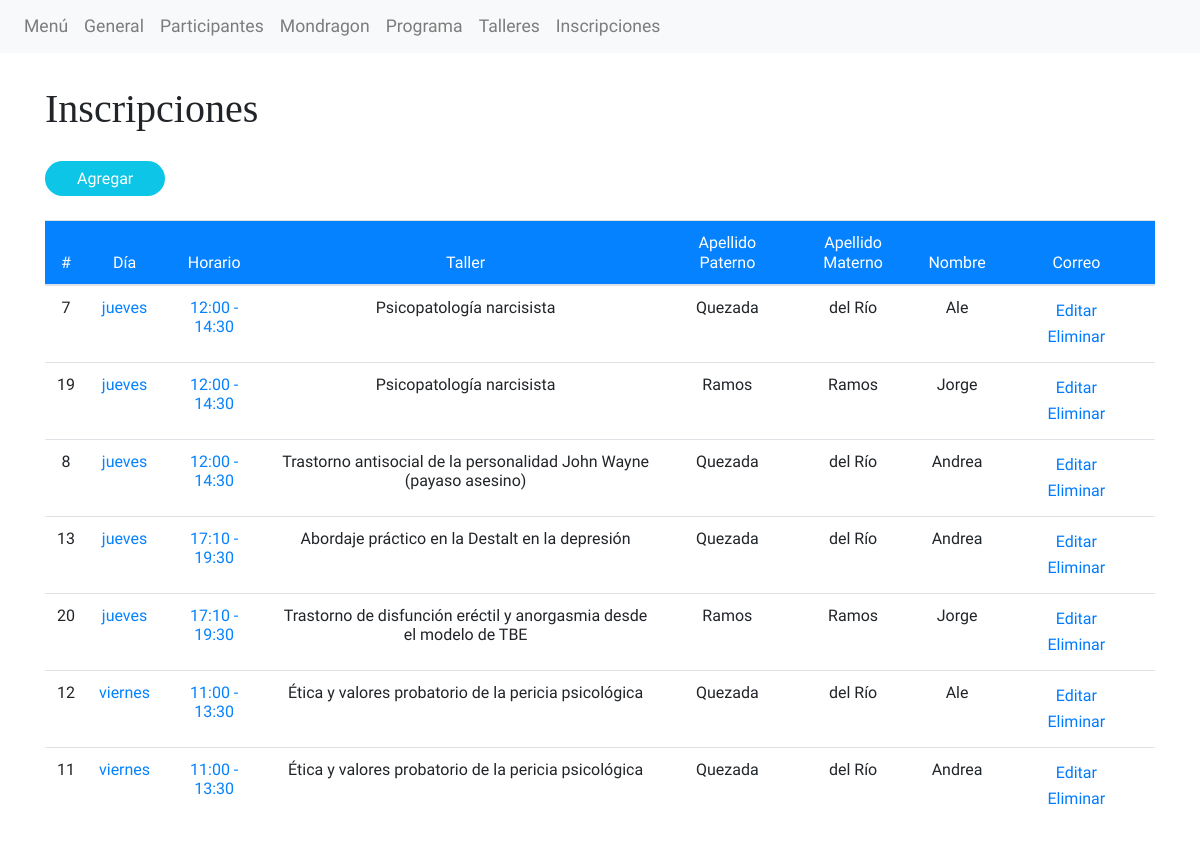
/manage/inscripciones, run on the app's committed database.
### blog/models.py (models this page shows)
class Inscripcion(models.Model):
	idTaller = models.ForeignKey(Taller, null=True, blank=True, on_delete=models.CASCADE)
	taller = models.CharField(max_length=200)
	dia = models.CharField(max_length=50)
	horario = models.CharField(max_length=50)
	idParticipante = models.ForeignKey(Participante, null=True, blank=True, on_delete=models.CASCADE)
	nombre = models.CharField(max_length=100)
	apellidoPaterno = models.CharField(max_length=100)
	apellidoMaterno = models.CharField(max_length=100)

### blog/views.py (the view)
# urls.py: path('manage/inscripciones', views.ViewInscripciones.as_view(), name="administradorInscripciones"),
class ViewInscripciones(ListView):
	model = Inscripcion
	queryset = Inscripcion.objects.order_by('dia','horario', 'taller', 'apellidoPaterno','apellidoMaterno','nombre')
	template_name = 'admin/inscripciones.html'
	detalles = {
		'title': 'Insripciones Admin',
	}

### blog/templates/admin/inscripciones.html (shortened to what this page needs)
{% extends 'baseAdmin/index.html' %}
{% block contenido %}
<h1>Inscripciones</h1>
<a href="{% url 'taller:nuevoInscripcion' %}" class="btn-agregar">Agregar</a>
<table class="table table-responsive table-hover">
	<thead class="thead">
		<tr>
			<th scope="col">#</th>
			<th scope="col">Día</th>
			<th scope="col">Horario</th>
			<th scope="col">Taller</th>
			<th scope="col">Apellido Paterno</th>
			<th scope="col">Apellido Materno</th>
			<th scope="col">Nombre</th>
			<th scope="col">Correo</th>
		</tr>
	</thead>
	<body>
		{% for inscripcion in object_list %}
			<tr>
				<td>{{inscripcion.id}}</td>
				<td class="tabla-id">{{inscripcion.dia}}</td>
				<td class="tabla-id">{{inscripcion.horario}}</td>
				<td>{{inscripcion.taller}}</td>
				<td>{{inscripcion.apellidoPaterno}}</td>
				<td>{{inscripcion.apellidoMaterno}}</td>
				<td>{{inscripcion.nombre}}</td>
				<td class="acciones">
					<a class="btn" href="{% url 'taller:editarInscripcion' inscripcion.id %}">Editar</a>
					<a class="btn" href="{% url 'taller:eliminarInscripcion' inscripcion.id %}">Eliminar</a>
				</td>
			</tr>
		{% endfor %}
</table>
{% endblock %}

### blog/static/css/estilos-admin.css (style rules this page uses)
:root { --top: 4.5em; --font1:'Questrial', sans-serif; --margen-top: 2em; --fuente-titulos: 'Playfair Display', serif;; --color-titulos: #3A3A3A; --color-parrafos: rgba(0,0,0,.6); --font2:'Didact Gothic', sans-serif; --btn-radio: 20px; --btn-padding: 10px 2px; --tamaño-fuente-h2: 2.7em; --tamaño-fuente-p: 1.2em; --margen-top-h1: 2.5em; --tamaño-fuente-h1: 4.2em; }
* { margin: 0; padding: 0; outline: none; font-family: var(--font1); -webkit-tap-highlight-color: none; line-height: 1.2em; }
.container h1 { margin-right: .5em; float: left; margin-bottom: .5em; font-family: var(--fuente-titulos); }
table { text-align: center; }
.btn-agregar { border: none; border-radius: var(--btn-radio); font-size: 1em; padding: .5em 2em; margin-top: .5em; text-align: center; box-sizing: border-box; text-decoration: none; cursor: pointer; outline: none; background-color: #0DC5E6; color: #fff; margin-bottom: 1.5em; float: left; }
.thead { background-color:#0482FF; color: #fff; }
th { font-weight: lighter; text-align: center; }
.acciones a { padding-top: 0; padding-bottom: 0; }
.tabla-id { color: #0482FF; }

### blog/static/css/formAdmin.css (style rules this page uses)
h1 { text-align: left; width: 100%; }

### data on the page
Inscripcion: id "7", dia "jueves", horario "12:00 - 14:30", taller "Psicopatología narcisista", apellidoPaterno "Quezada", apellidoMaterno "del Río", nombre "Ale"
Inscripcion: id "19", dia "jueves", horario "12:00 - 14:30", taller "Psicopatología narcisista", apellidoPaterno "Ramos", apellidoMaterno "Ramos", nombre "Jorge"
Inscripcion: id "8", dia "jueves", horario "12:00 - 14:30", taller "Trastorno antisocial de la personalidad John Wayne (payaso asesino)", apellidoPaterno "Quezada", apellidoMaterno "del Río", nombre "Andrea"
Inscripcion: id "13", dia "jueves", horario "17:10 - 19:30", taller "Abordaje práctico en la Destalt en la depresión", apellidoPaterno "Quezada", apellidoMaterno "del Río", nombre "Andrea"
Inscripcion: id "20", dia "jueves", horario "17:10 - 19:30", taller "Trastorno de disfunción eréctil y anorgasmia desde el modelo de TBE", apellidoPaterno "Ramos", apellidoMaterno "Ramos", nombre "Jorge"
Inscripcion: id "12", dia "viernes", horario "11:00 - 13:30", taller "Ética y valores probatorio de la pericia psicológica", apellidoPaterno "Quezada", apellidoMaterno "del Río", nombre "Ale"
Inscripcion: id "11", dia "viernes", horario "11:00 - 13:30", taller "Ética y valores probatorio de la pericia psicológica", apellidoPaterno "Quezada", apellidoMaterno "del Río", nombre "Andrea"
